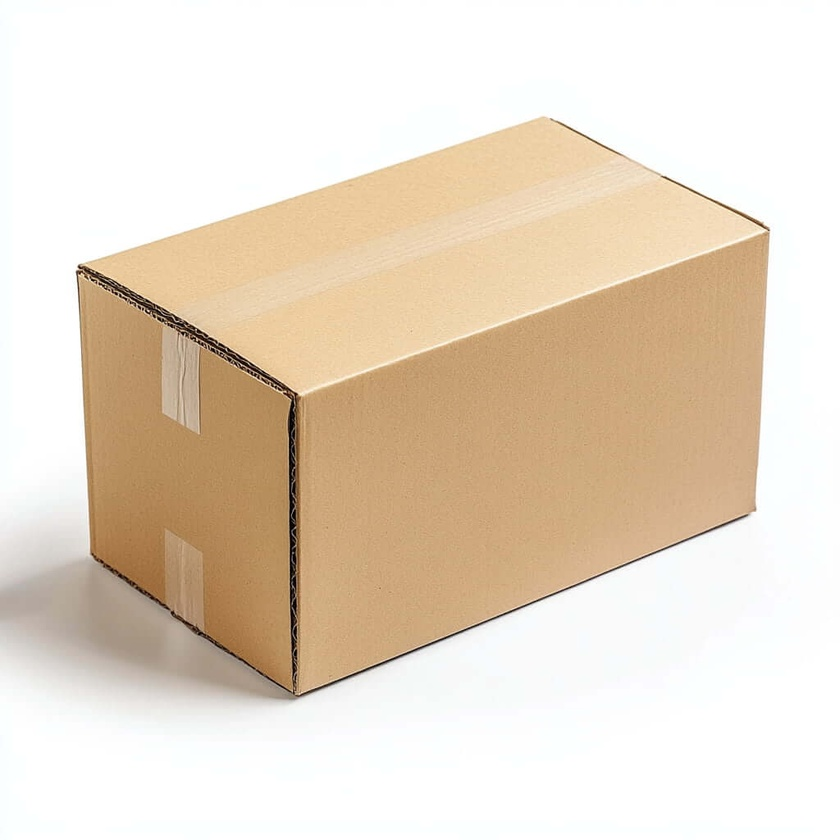
#> input picture keypoint/image_result/box.jpg, 840 x 840 px, shrunk from 1024 x 1024 before the run
$ python superpoint.py
#> lines starting #> are read from the running program, lines starting #| are printed output that depends on the picture; after the words box and inside, x2 and y2 are one past the last pixel; in counts of white or black regions, pixels touching at a corner belong together
import numpy as np
import cv2 as cv
import random

np.random.seed(42)
random.seed(42)

# read and transform image to gray
gray = cv.imread('../image_result/box.jpg', cv.IMREAD_GRAYSCALE)
h, w = gray.shape

# construct affine transform
def random_affine():
    pts1 = np.float32([[0, 0], [w, 0], [0, h]])
    perturb = np.random.normal(0, 80, (3, 2)).astype(np.float32)
    pts2 = pts1 + perturb
    return cv.getAffineTransform(pts1, pts2)

# SIFT detector
detector = cv.SIFT_create()

# result container
images = []
keypoints_all = []
colors = [(0, 0, 255), (0, 255, 0), (255, 0, 0)]  # Red, Green, Blue
affine_matrices = []

# detect keypoints
for i in range(3):
    M = random_affine()
    affine_matrices.append(M)
    warped = cv.warpAffine(gray, M, (w, h))
    kp = detector.detect(warped, None)
    keypoints_all.append((kp, colors[i]))

    # store each detection result
    img_kp = cv.drawKeypoints(warped, kp, None, color=colors[i],
                              flags=cv.DRAW_MATCHES_FLAGS_DRAW_RICH_KEYPOINTS)
    cv.imwrite(f'img_{i+1}.jpg', img_kp)
#> this loop made 3 passes
#> pass 1, `warped = cv.warpAffine(gray, M, (w, h))`:
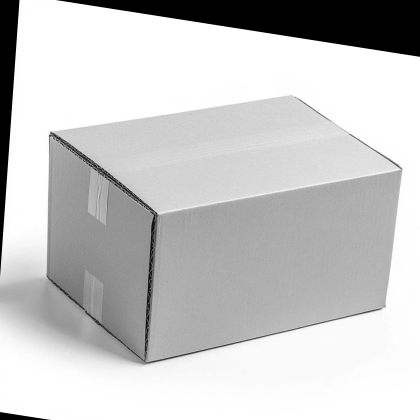
#> warped: shape (840, 840) (shown at 1/2 size); min 0, max 255, mean 200
#> pass 2, `img_kp = cv.drawKeypoints(warped, kp, None, color=colors[i], flags=cv...`:
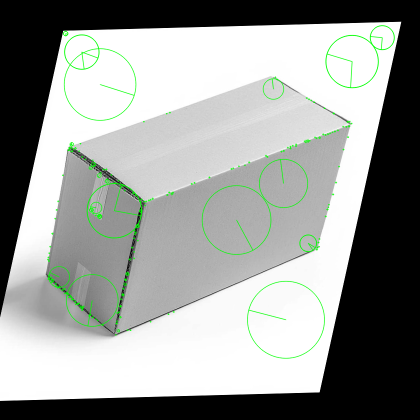
#> img_kp: shape (840, 840, 3) (shown at 1/2 size); mean of channels 0, 1, 2 151.9, 154.8, 151.9; drawn as B, G, R
#> after the loop:
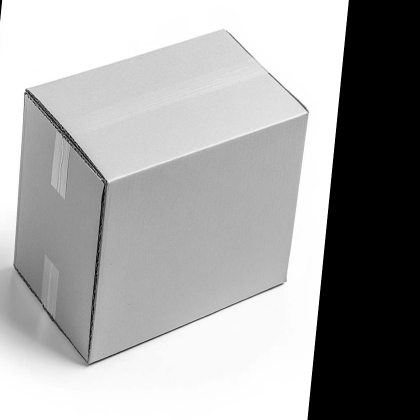
#> warped: shape (840, 840) (shown at 1/2 size); min 0, max 255, mean 164.7
#> after the loop, affine_matrices = [[[1.01, -0.0696, 39.74], [0.158, 0.991, -11.06]], [[0.805, -0.195, 126.3], [-0.0214, 0.883, 61.39]], [[0.813, -0.12, 19.36], [0.129, 1.21, -153.1]]]; keypoints_all = 3 items

# superpose keypoints to original image
img_combined = cv.cvtColor(gray, cv.COLOR_GRAY2BGR)
fimg_combined = cv.cvtColor(gray, cv.COLOR_GRAY2BGR)

for (kp_list, color), M in zip(keypoints_all, affine_matrices):
    M_inv = cv.invertAffineTransform(M)
    corrected_kp = []
    for kp in kp_list:
        pt = np.array([kp.pt[0], kp.pt[1], 1.0])  # Homogeneous coord
        x, y = np.dot(M_inv, pt)
        new_kp = cv.KeyPoint(x, y, kp.size, kp.angle, kp.response, kp.octave, kp.class_id)
        corrected_kp.append(new_kp)

    img_combined = cv.drawKeypoints(img_combined, corrected_kp, img_combined,
                                    color=color,
                                    flags=cv.DRAW_MATCHES_FLAGS_DRAW_RICH_KEYPOINTS)
#> this loop made 3 passes
#> (color, M, M_inv) on passes 1 to 3: ((0, 0, 255), [[1.01, -0.0696, 39.74], [0.158, 0.991, -11.06]], [[0.975, 0.0685, -37.99], [-0.156, 0.998, 17.23]]), ((0, 255, 0), [[0.805, -0.195, 126.3], [-0.0214, 0.883, 61.39]], [[1.25, 0.275, -174.8], [0.0303, 1.14, -73.81]]), ((255, 0, 0), [[0.813, -0.12, 19.36], [0.129, 1.21, -153.1]], [[1.21, 0.119, -5.17], [-0.129, 0.812, 126.8]])
#> pass 1, `img_combined = cv.drawKeypoints(img_combined, corrected_kp, img_combin..`:
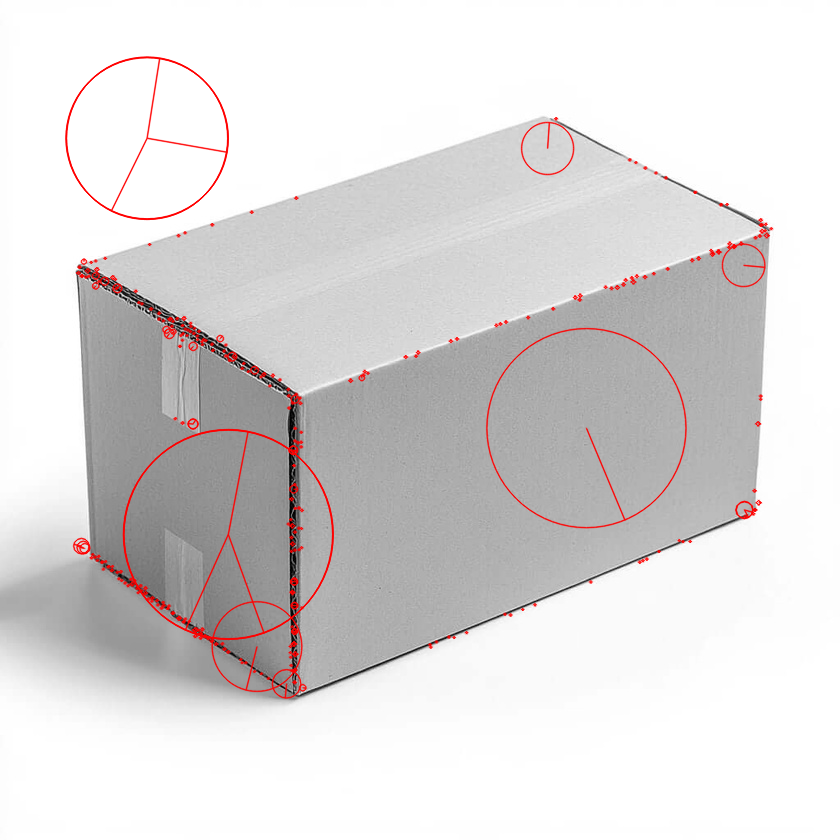
#> img_combined: shape (840, 840, 3); mean B, G, R 217.8, 217.8, 220.7
#> pass 2, `img_combined = cv.drawKeypoints(img_combined, corrected_kp, img_combin..`:
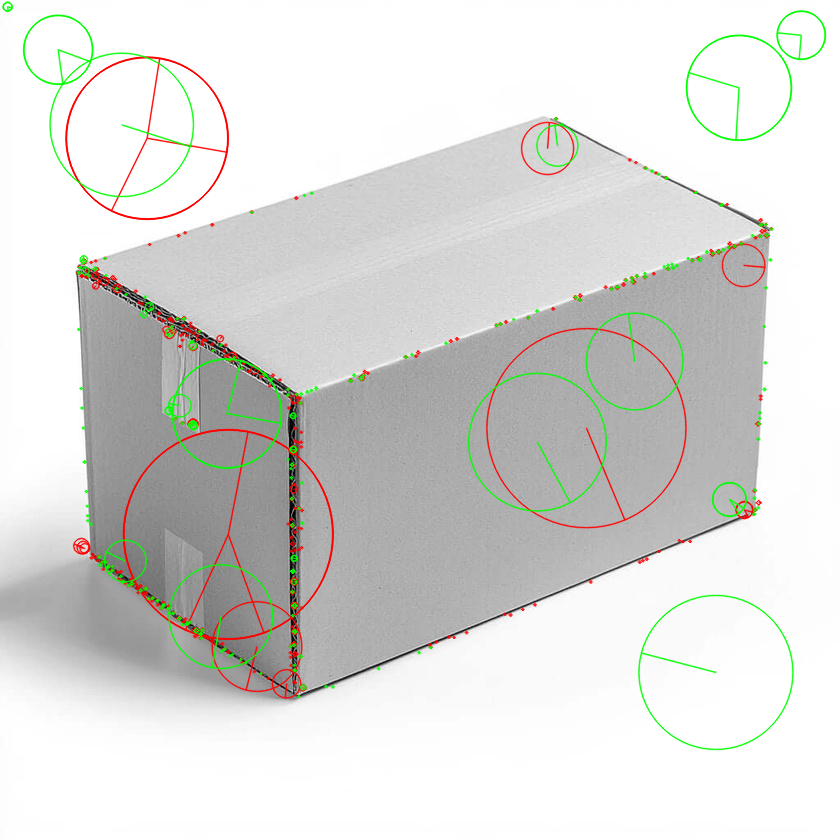
#> img_combined: shape (840, 840, 3); 2.23% of pixels changed, all inside (x1, y1, x2, y2) = (2, 1, 827, 751)
#> pass 3, `img_combined = cv.drawKeypoints(img_combined, corrected_kp, img_combin..`:
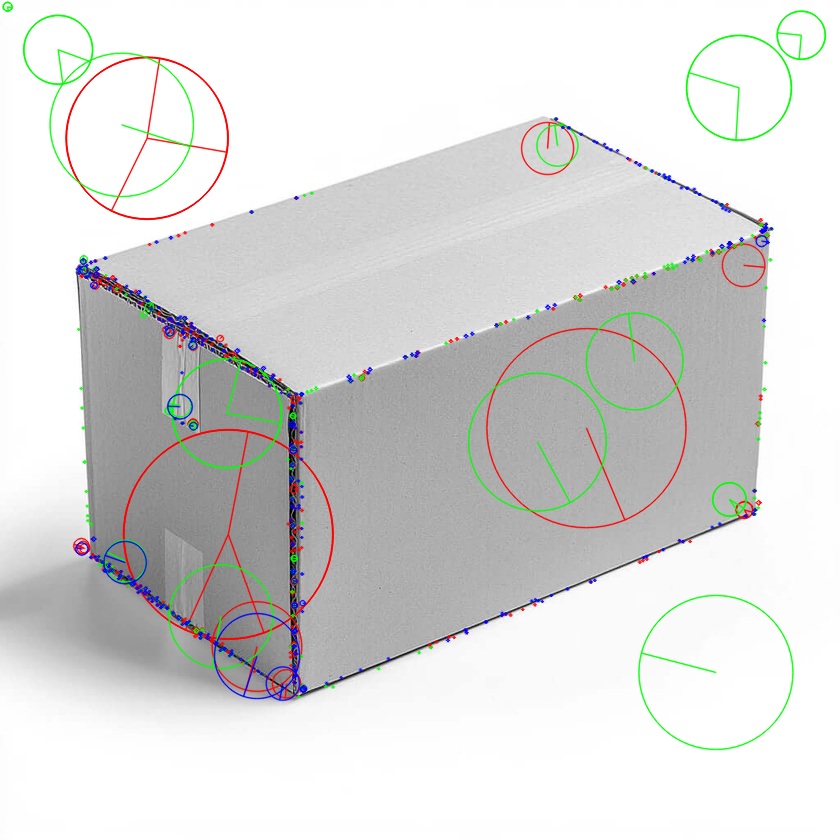
#> img_combined: shape (840, 840, 3); 1.12% of pixels changed, all inside (x1, y1, x2, y2) = (74, 117, 774, 702)


# store and show result
cv.imwrite('../image_result/combined_keypoints.jpg', img_combined)
cv.imshow('../image_result/Combined Keypoints', img_combined)
cv.waitKey(0)
cv.destroyAllWindows()

$ run again, with keypoint/image_result/img_1.jpg copied over keypoint/image_result/box.jpg
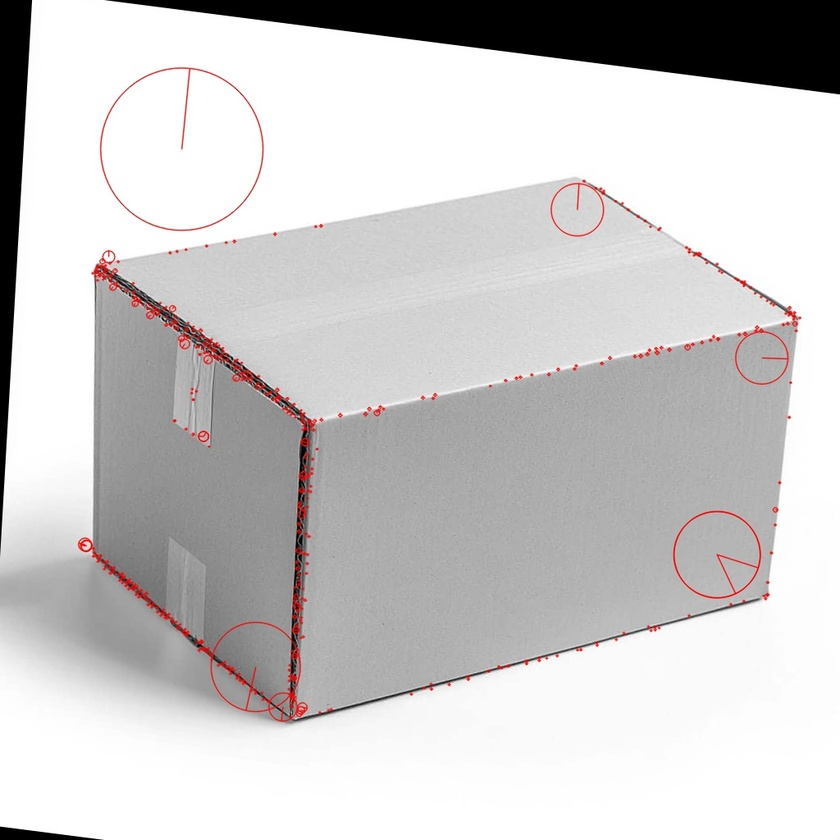
#> input picture keypoint/image_result/img_1.jpg, 840 x 840 px, shrunk from 1024 x 1024 before the run
#> after the loop `for i in range(3):`:
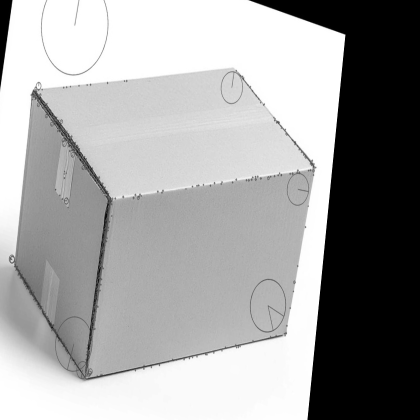
#> warped: shape (840, 840) (shown at 1/2 size); min 0, max 255, mean 160.5
#> after the loop `for i in range(3):`: affine_matrices = [[[1.01, -0.0696, 39.74], [0.158, 0.991, -11.06]], [[0.805, -0.195, 126.3], [-0.0214, 0.883, 61.39]], [[0.813, -0.12, 19.36], [0.129, 1.21, -153.1]]]; keypoints_all = 3 items
#> the loop `for (kp_list, color), M in zip(keypoints_all, affine_matrices):` made 3 passes
#> (color, M, M_inv) on passes 1 to 3: ((0, 0, 255), [[1.01, -0.0696, 39.74], [0.158, 0.991, -11.06]], [[0.975, 0.0685, -37.99], [-0.156, 0.998, 17.23]]), ((0, 255, 0), [[0.805, -0.195, 126.3], [-0.0214, 0.883, 61.39]], [[1.25, 0.275, -174.8], [0.0303, 1.14, -73.81]]), ((255, 0, 0), [[0.813, -0.12, 19.36], [0.129, 1.21, -153.1]], [[1.21, 0.119, -5.17], [-0.129, 0.812, 126.8]])
#> pass 3, `img_combined = cv.drawKeypoints(img_combined, corrected_kp, img_combin..`:
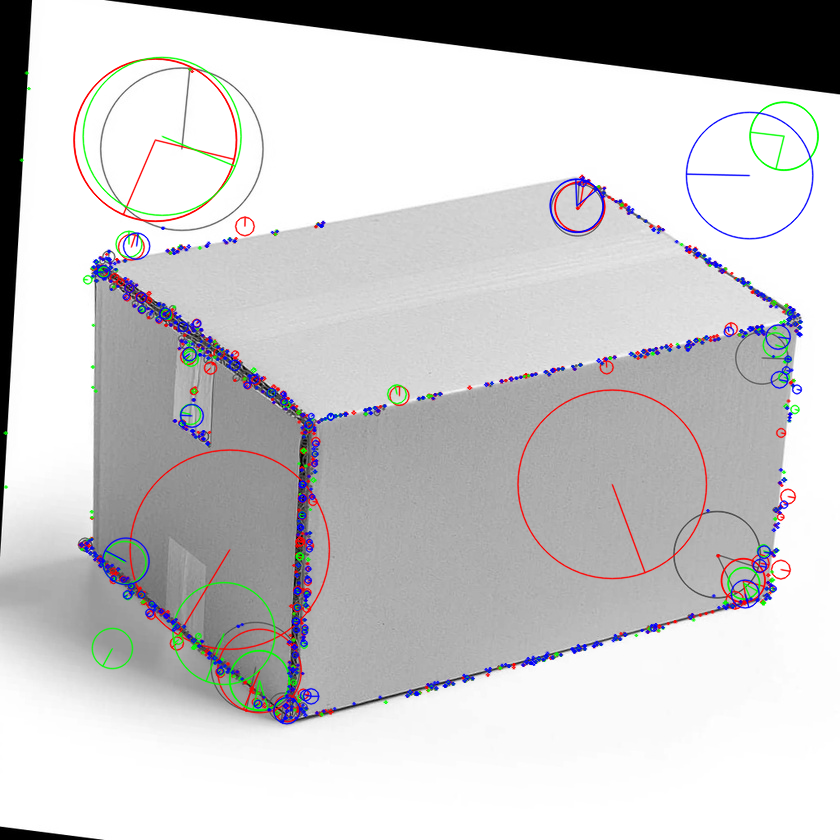
#> img_combined: shape (840, 840, 3); mean B, G, R 200.7, 199.5, 200.3

$ run again, with keypoint/image_result/img_2.jpg copied over keypoint/image_result/box.jpg
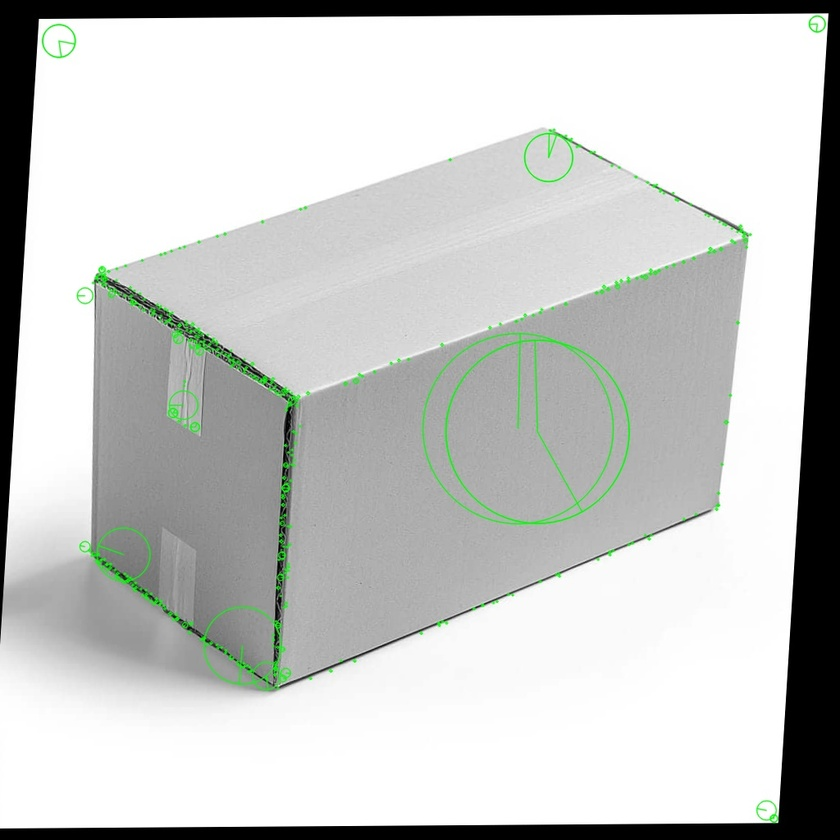
#> input picture keypoint/image_result/img_2.jpg, 840 x 840 px, shrunk from 1024 x 1024 before the run
#> after the loop `for i in range(3):`:
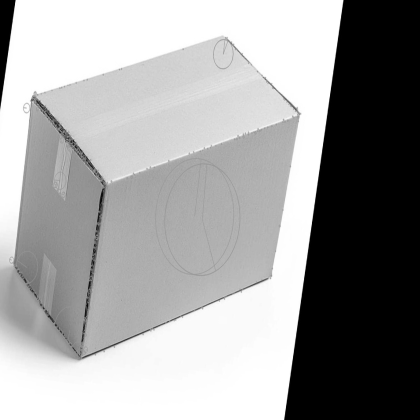
#> warped: shape (840, 840) (shown at 1/2 size); min 0, max 255, mean 158.1
#> after the loop `for i in range(3):`: affine_matrices = [[[1.01, -0.0696, 39.74], [0.158, 0.991, -11.06]], [[0.805, -0.195, 126.3], [-0.0214, 0.883, 61.39]], [[0.813, -0.12, 19.36], [0.129, 1.21, -153.1]]]; keypoints_all = 3 items
#> the loop `for (kp_list, color), M in zip(keypoints_all, affine_matrices):` made 3 passes
#> (color, M, M_inv) on passes 1 to 3: ((0, 0, 255), [[1.01, -0.0696, 39.74], [0.158, 0.991, -11.06]], [[0.975, 0.0685, -37.99], [-0.156, 0.998, 17.23]]), ((0, 255, 0), [[0.805, -0.195, 126.3], [-0.0214, 0.883, 61.39]], [[1.25, 0.275, -174.8], [0.0303, 1.14, -73.81]]), ((255, 0, 0), [[0.813, -0.12, 19.36], [0.129, 1.21, -153.1]], [[1.21, 0.119, -5.17], [-0.129, 0.812, 126.8]])
#> pass 3, `img_combined = cv.drawKeypoints(img_combined, corrected_kp, img_combin..`:
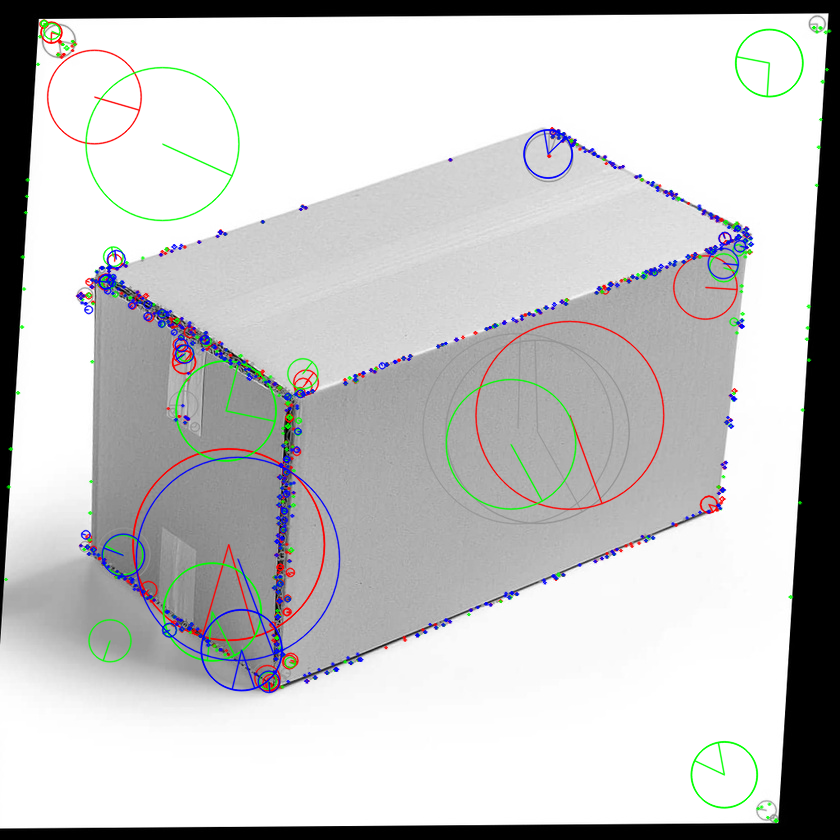
#> img_combined: shape (840, 840, 3); mean B, G, R 196.5, 196.2, 196
